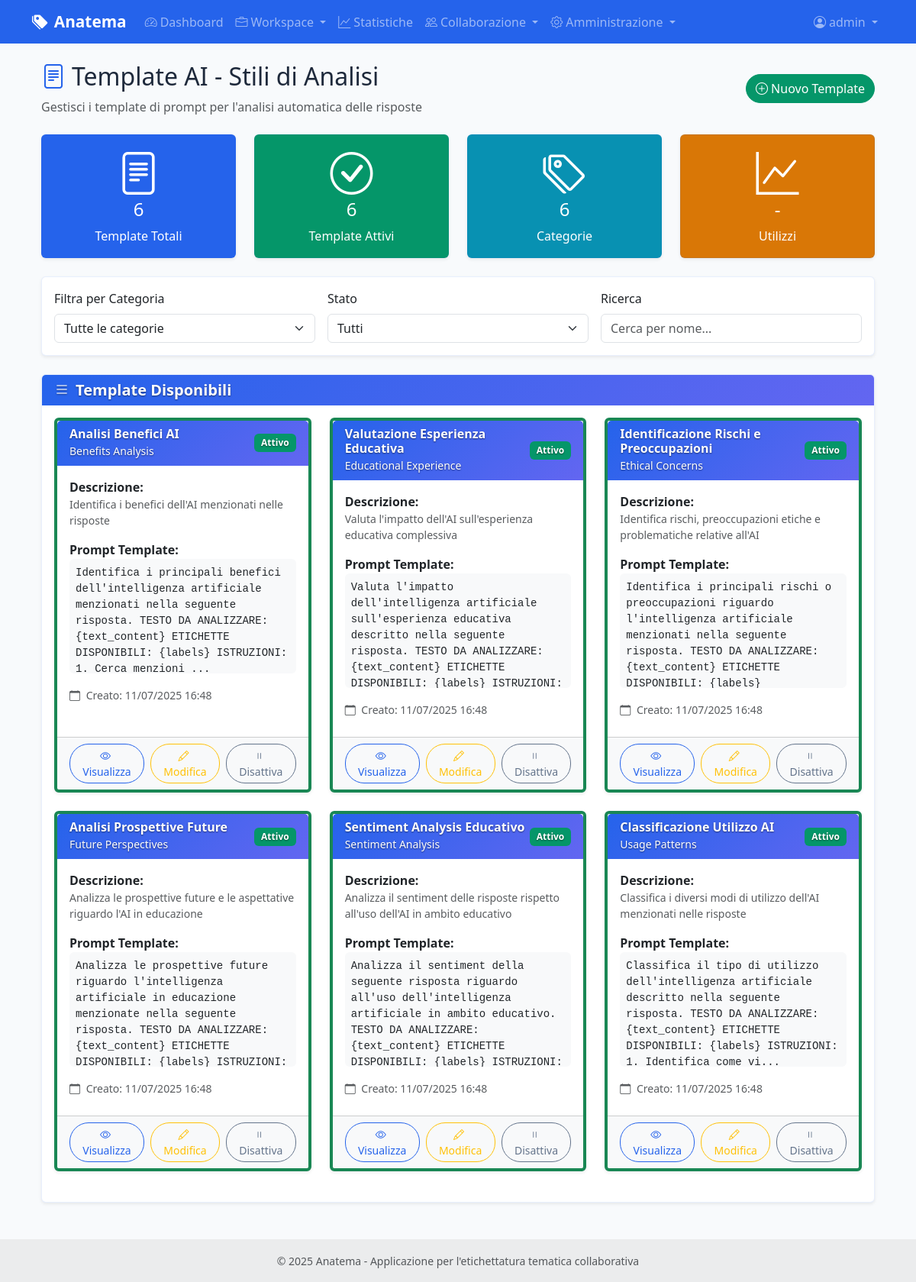
/ai/templates/manage (signed in), run on the app's committed database.
### models.py (models this page shows, shortened)
class User(UserMixin, db.Model):
    id = db.Column(db.Integer, primary_key=True)
    username = db.Column(db.String(80), unique=True, nullable=False)
    email = db.Column(db.String(120), unique=True, nullable=False)
    password_hash = db.Column(db.String(255), nullable=False)
    role = db.Column(db.String(20), default='annotatore')  # 'amministratore' o 'annotatore'
    is_active = db.Column(db.Boolean, default=True)
    last_login = db.Column(db.DateTime)
    created_at = db.Column(db.DateTime, default=datetime.utcnow)
    updated_at = db.Column(db.DateTime, default=datetime.utcnow, onupdate=datetime.utcnow)
    annotations = db.relationship('CellAnnotation', foreign_keys='CellAnnotation.user_id', backref='user', lazy=True)
    def can_manage_users(self):
        return self.role == 'amministratore'

class PromptTemplate(db.Model):
    __tablename__ = 'prompt_templates'
    id = db.Column(db.Integer, primary_key=True)
    name = db.Column(db.String(200), nullable=False)
    category = db.Column(db.String(100), nullable=False)
    description = db.Column(db.Text)
    template_text = db.Column(db.Text, nullable=False)
    is_active = db.Column(db.Boolean, default=True)
    created_at = db.Column(db.DateTime, default=datetime.utcnow)
    updated_at = db.Column(db.DateTime, default=datetime.utcnow, onupdate=datetime.utcnow)

### routes/ai.py (the view)
@ai_bp.route('/templates/manage')
@login_required
def manage_templates():
    try:
        templates = PromptTemplate.query.order_by(PromptTemplate.category, PromptTemplate.name).all()
        categories = db.session.query(PromptTemplate.category).distinct().filter(
            PromptTemplate.category.isnot(None)
        ).all()
        categories = [cat[0] for cat in categories if cat[0]]
        active_count = PromptTemplate.query.filter_by(is_active=True).count()
        return render_template('ai/templates.html',
                             templates=templates,
                             categories=categories,
                             active_count=active_count)
    except Exception as e:
        flash(f'Errore nel caricamento dei template: {str(e)}', 'error')
        return redirect(url_for('main.dashboard'))

### templates/ai/templates.html (shortened to what this page needs)
{% extends "base.html" %}
{% block content %}
<div class="container-fluid">
    <div class="row mb-4">
        <div class="col-12">
            <div class="d-flex justify-content-between align-items-center">
                <div>
                    <h2>
                        <i class="bi bi-file-text me-2 text-primary"></i>Template AI - Stili di Analisi
                    </h2>
                    <p class="text-muted mb-0">
                        Gestisci i template di prompt per l'analisi automatica delle risposte
                    </p>
                </div>
                <div>
                    <button class="btn btn-success" data-bs-toggle="modal" data-bs-target="#createTemplateModal">
                        <i class="bi bi-plus-circle me-1"></i>Nuovo Template
                    </button>
                </div>
            </div>
        </div>
    </div>
    <div class="row mb-4">
        <div class="col-md-3">
            <div class="card bg-primary text-white">
                <div class="card-body text-center">
                    <i class="bi bi-file-text display-4 mb-2"></i>
                    <h4 id="total-templates">{{ templates|length }}</h4>
                    <p class="mb-0">Template Totali</p>
                </div>
            </div>
        </div>
        <div class="col-md-3">
            <div class="card bg-success text-white">
                <div class="card-body text-center">
                    <i class="bi bi-check-circle display-4 mb-2"></i>
                    <h4 id="active-templates">{{ active_count }}</h4>
                    <p class="mb-0">Template Attivi</p>
                </div>
            </div>
        </div>
        <div class="col-md-3">
            <div class="card bg-info text-white">
                <div class="card-body text-center">
                    <i class="bi bi-tags display-4 mb-2"></i>
                    <h4 id="categories-count">{{ categories|length }}</h4>
                    <p class="mb-0">Categorie</p>
                </div>
            </div>
        </div>
        <div class="col-md-3">
            <div class="card bg-warning text-white">
                <div class="card-body text-center">
                    <i class="bi bi-graph-up display-4 mb-2"></i>
                    <h4 id="usage-count">-</h4>
                    <p class="mb-0">Utilizzi</p>
                </div>
            </div>
        </div>
    </div>
    <div class="row mb-4">
        <div class="col-12">
            <div class="card">
                <div class="card-body">
                    <div class="row g-3">
                        <div class="col-md-4">
                            <label class="form-label">Filtra per Categoria</label>
                            <select id="category-filter" class="form-select">
                                <option value="">Tutte le categorie</option>
                            </select>
                        </div>
                        <div class="col-md-4">
                            <label class="form-label">Stato</label>
                            <select id="status-filter" class="form-select">
                                <option value="">Tutti</option>
                            </select>
                        </div>
                        <div class="col-md-4">
                            <label class="form-label">Ricerca</label>
                            <input type="text" id="search-filter" class="form-control" placeholder="Cerca per nome...">
                        </div>
                    </div>
                </div>
            </div>
        </div>
    </div>
    <div class="row">
        <div class="col-12">
            <div class="card">
                <div class="card-header">
                    <h5 class="mb-0">
                        <i class="bi bi-list me-2"></i>Template Disponibili
                    </h5>
                </div>
                <div class="card-body">
                    <div class="row" id="templates-container">
                        {% for template in templates %}
                        <div class="col-lg-6 col-xl-4 mb-4 template-card"
                             data-category="{{ template.category }}"
                             data-status="{{ 'active' if template.is_active else 'inactive' }}"
                             data-name="{{ template.name.lower() }}">
                            <div class="card h-100 border-start border-4 {{ 'border-success' if template.is_active else 'border-secondary' }}">
                                <div class="card-header d-flex justify-content-between align-items-center">
                                    <div>
                                        <h6 class="mb-0 fw-bold">{{ template.name }}</h6>
                                        <small class="text-muted">{{ template.category }}</small>
                                    </div>
                                    <div class="d-flex gap-1">
                                        {% if template.is_active %}
                                        <span class="badge bg-success">Attivo</span>
                                        {% else %}
                                        <span class="badge bg-secondary">Inattivo</span>
                                        {% endif %}
                                    </div>
                                </div>
                                <div class="card-body">
                                    <div class="mb-3">
                                        <strong>Descrizione:</strong>
                                        <p class="text-muted small">{{ template.description or 'Nessuna descrizione disponibile' }}</p>
                                    </div>
                                    <div class="mb-3">
                                        <strong>Prompt Template:</strong>
                                        <div class="bg-light p-2 rounded small font-monospace" style="max-height: 150px; overflow-y: auto;">
                                            {{ template.template_text[:200] }}{% if template.template_text|length > 200 %}...{% endif %}
                                        </div>
                                    </div>
                                    {% if template.created_at %}
                                    <div class="mb-2">
                                        <small class="text-muted">
                                            <i class="bi bi-calendar me-1"></i>
                                            Creato: {{ template.created_at.strftime('%d/%m/%Y %H:%M') }}
                                        </small>
                                    </div>
                                    {% endif %}
                                </div>
                                <div class="card-footer bg-light">
                                    <div class="d-flex gap-2">
                                        <button class="btn btn-sm btn-outline-primary" onclick="viewTemplate({{ template.id }})">
                                            <i class="bi bi-eye me-1"></i>Visualizza
                                        </button>
                                        <button class="btn btn-sm btn-outline-warning" onclick="editTemplate({{ template.id }})">
                                            <i class="bi bi-pencil me-1"></i>Modifica
                                        </button>
                                        {% if template.is_active %}
                                        <button class="btn btn-sm btn-outline-secondary" onclick="toggleTemplate({{ template.id }}, false)">
                                            <i class="bi bi-pause me-1"></i>Disattiva
                                        </button>
                                        {% else %}
                                        <button class="btn btn-sm btn-outline-success" onclick="toggleTemplate({{ template.id }}, true)">
                                            <i class="bi bi-play me-1"></i>Attiva
                                        </button>
                                        {% endif %}
                                    </div>
                                </div>
                            </div>
                        </div>
                        {% endfor %}
                    </div>
                </div>
            </div>
        </div>
    </div>
</div>
{% endblock %}

### templates/base.html (shortened to what this page needs)
<!DOCTYPE html>
<html lang="it">
<head>
    <link href="https://cdn.jsdelivr.net/npm/bootstrap@5.3.0/dist/css/bootstrap.min.css" rel="stylesheet">
    <link href="https://cdn.jsdelivr.net/npm/bootstrap-icons@1.10.0/font/bootstrap-icons.css" rel="stylesheet">
    <link href="{{ url_for('static', filename='css/style.css') }}" rel="stylesheet">
</head>
<body>
    <nav class="navbar navbar-expand-lg navbar-dark bg-primary">
        <div class="container">
            <a class="navbar-brand" href="{{ url_for('main.index') }}">
                <i class="bi bi-tags-fill me-2"></i>Anatema
            </a>
            <div class="collapse navbar-collapse" id="navbarNav">
                <ul class="navbar-nav me-auto">
                    {% if current_user.is_authenticated %}
                    <li class="nav-item">
                        <a class="nav-link" href="{{ url_for('main.dashboard') }}">
                            <i class="bi bi-speedometer2 me-1"></i>Dashboard
                        </a>
                    </li>
                    <li class="nav-item dropdown">
                        <a class="nav-link dropdown-toggle" href="#" id="workspaceDropdown" role="button" data-bs-toggle="dropdown">
                            <i class="bi bi-briefcase me-1"></i>Workspace
                        </a>
                    </li>
                    <li class="nav-item">
                        <a class="nav-link" href="{{ url_for('statistics.overview') }}">
                            <i class="bi bi-graph-up me-1"></i>Statistiche
                        </a>
                    </li>
                    <li class="nav-item dropdown">
                        <a class="nav-link dropdown-toggle" href="#" id="collaborationDropdown" role="button" data-bs-toggle="dropdown">
                            <i class="bi bi-people me-1"></i>Collaborazione
                        </a>
                    </li>
                    {% if current_user.can_manage_users() %}
                    <li class="nav-item dropdown">
                        <a class="nav-link dropdown-toggle" href="#" id="adminDropdown" role="button" data-bs-toggle="dropdown">
                            <i class="bi bi-gear me-1"></i>Amministrazione
                        </a>
                    </li>
                    {% endif %}
                    {% endif %}
                </ul>
                <ul class="navbar-nav">
                    {% if current_user.is_authenticated %}
                    <li class="nav-item dropdown">
                        <a class="nav-link dropdown-toggle" href="#" id="userDropdown" role="button" data-bs-toggle="dropdown">
                            <i class="bi bi-person-circle me-1"></i>{{ current_user.username }}
                        </a>
                    </li>
                    {% endif %}
                </ul>
            </div>
        </div>
    </nav>
    <main class="container my-4">
        {% block content %}{% endblock %}
    </main>
    <footer class="bg-light text-center text-lg-start mt-5">
        <div class="text-center p-3" style="background-color: rgba(0, 0, 0, 0.05);">
            <small class="text-muted">
                © 2025 Anatema - Applicazione per l'etichettatura tematica collaborativa
            </small>
        </div>
    </footer>
</body>
</html>

### data on the page
User: username "admin"
PromptTemplate: name "Analisi Benefici AI", category "Benefits Analysis", is_active "Attivo", description "Identifica i benefici dell'AI menzionati nelle risposte", template_text "Identifica i principali benefici dell'intelligenza artificiale menzionati nella seguente risposta. TESTO DA ANALIZZARE: {text_content} ETICHETTE DISPONIBILI: {labels} ISTRUZIONI: 1. Cerca menzioni", created_at "11/07/2025 16:48"
PromptTemplate: name "Valutazione Esperienza Educativa", category "Educational Experience", is_active "Attivo", description "Valuta l'impatto dell'AI sull'esperienza educativa complessiva", template_text "Valuta l'impatto dell'intelligenza artificiale sull'esperienza educativa descritto nella seguente risposta. TESTO DA ANALIZZARE: {text_content} ETICHETTE DISPONIBILI: {labels} ISTRUZIONI:…", created_at "11/07/2025 16:48"
PromptTemplate: name "Identificazione Rischi e Preoccupazioni", category "Ethical Concerns", is_active "Attivo", description "Identifica rischi, preoccupazioni etiche e problematiche relative all'AI", template_text "Identifica i principali rischi o preoccupazioni riguardo l'intelligenza artificiale menzionati nella seguente risposta. TESTO DA ANALIZZARE: {text_content} ETICHETTE DISPONIBILI: {labels}…", created_at "11/07/2025 16:48"
PromptTemplate: name "Analisi Prospettive Future", category "Future Perspectives", is_active "Attivo", description "Analizza le prospettive future e le aspettative riguardo l'AI in educazione", template_text "Analizza le prospettive future riguardo l'intelligenza artificiale in educazione menzionate nella seguente risposta. TESTO DA ANALIZZARE: {text_content} ETICHETTE DISPONIBILI: {labels} ISTRUZIONI:", created_at "11/07/2025 16:48"
PromptTemplate: name "Sentiment Analysis Educativo", category "Sentiment Analysis", is_active "Attivo", description "Analizza il sentiment delle risposte rispetto all'uso dell'AI in ambito educativo", template_text "Analizza il sentiment della seguente risposta riguardo all'uso dell'intelligenza artificiale in ambito educativo. TESTO DA ANALIZZARE: {text_content} ETICHETTE DISPONIBILI: {labels} ISTRUZIONI:…", created_at "11/07/2025 16:48"
PromptTemplate: name "Classificazione Utilizzo AI", category "Usage Patterns", is_active "Attivo", description "Classifica i diversi modi di utilizzo dell'AI menzionati nelle risposte", template_text "Classifica il tipo di utilizzo dell'intelligenza artificiale descritto nella seguente risposta. TESTO DA ANALIZZARE: {text_content} ETICHETTE DISPONIBILI: {labels} ISTRUZIONI: 1. Identifica come vi", created_at "11/07/2025 16:48"

### other printed values
{{ templates|length }} "6"
{{ active_count }} "6"
{{ categories|length }} "6"
